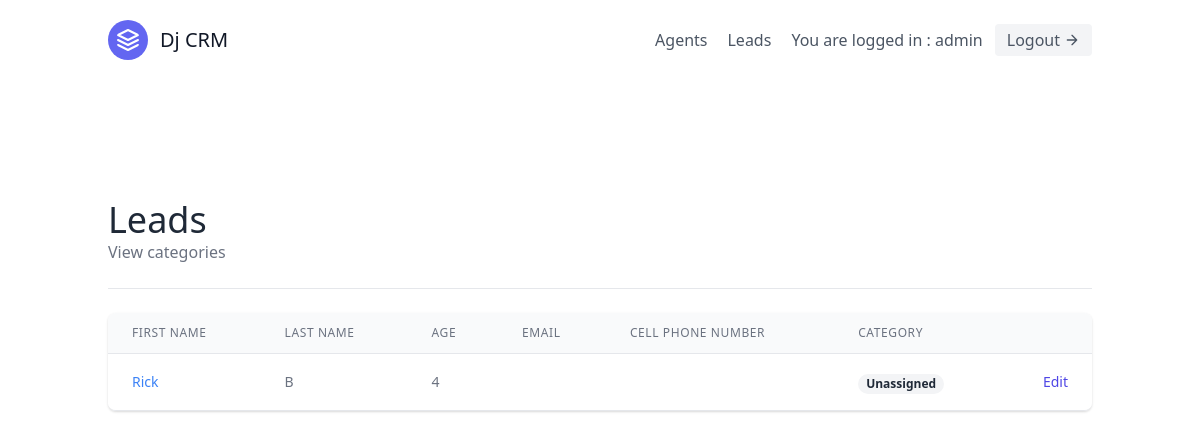
Before: /leads/ (signed in) with the older database file.
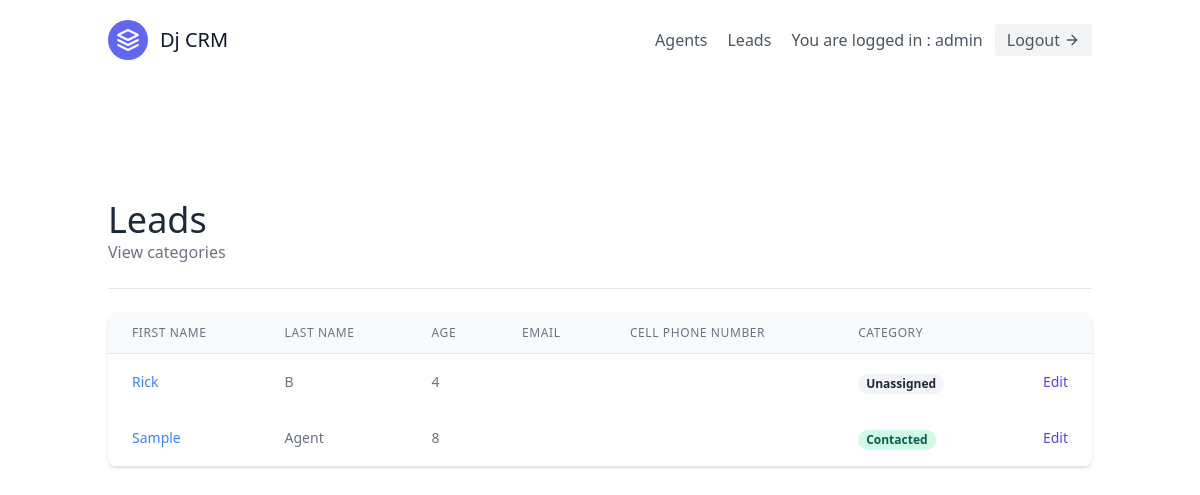
After: the same page with the newer database file.
### leads/models.py (models this page shows, shortened)
class Lead(models.Model):
    first_name = models.CharField(max_length=50)
    last_name = models.CharField(max_length=50)
    age = models.IntegerField(default=0)
    phoned = models.BooleanField(default=False)
    organisation = models.ForeignKey(UserProfile,on_delete=models.CASCADE)
    agent = models.ForeignKey("Agent",on_delete=models.CASCADE) #CASCADE means if agnent is deleted then the Lead will also get deleted
    category = models.ForeignKey("Category",related_name = "leads", null=True, blank=True, on_delete=models.SET_NULL)
    description = models.TextField()
    date_added = models.DateTimeField(auto_now_add=True)
    phone_number = models.CharField(max_length=20)
    email = models.EmailField()

class Category(models.Model):
    name = models.CharField(max_length=30)
    organisation = models.ForeignKey(UserProfile,null=True,blank=True,on_delete=models.CASCADE)

### leads/views.py (the view)
# urls.py: path('',LeadListView.as_view()),
class LeadListView(mixins.LoginRequiredMixin,generic.ListView):
    template_name = "leadlist.html"
    context_object_name = 'leads'
    def get_queryset(self):
        user = self.request.user
        if user.is_organiser:
            queryset = Lead.objects.filter(organisation=user.userprofile,agent__isnull=False)
        else:
            queryset = Lead.objects.filter(organisation=user.agent.organisation,agent__isnull=False)
            queryset = queryset.filter(agent__user=user)
        return queryset
    def get_context_data(self, **kwargs):
        context = super(LeadListView,self).get_context_data(**kwargs)
        user = self.request.user
        if user.is_organiser:
            queryset = Lead.objects.filter(organisation=user.userprofile,agent__isnull=True)
            context.update({
                "unassigned_leads":queryset
            })
        return context

### templates/leadlist.html (shortened to what the changed rows need)
{% extends "base.html" %}
{% block content %}
<section class="text-gray-700 body-font">
    <div class="container px-5 py-24 mx-auto flex flex-wrap">
        <div class="w-full mb-6 py-6 flex justify-between items-center border-b border-gray-200">
            <div>
                <h1 class="text-4xl text-gray-800">Leads</h1>
            </div>
        </div>
        <div class="flex flex-col w-full">
            <div class="-my-2 overflow-x-auto sm:-mx-6 lg:-mx-8">
            <div class="py-2 align-middle inline-block min-w-full sm:px-6 lg:px-8">
                <div class="shadow overflow-hidden border-b border-gray-200 sm:rounded-lg">
                <table class="min-w-full divide-y divide-gray-200">
                    <thead class="bg-gray-50">
                        <tr>
                            <th scope="col" class="px-6 py-3 text-left text-xs font-medium text-gray-500 uppercase tracking-wider">
                            First Name
                            </th>
                            <th scope="col" class="px-6 py-3 text-left text-xs font-medium text-gray-500 uppercase tracking-wider">
                            Last Name
                            </th>
                            <th scope="col" class="px-6 py-3 text-left text-xs font-medium text-gray-500 uppercase tracking-wider">
                            Age
                            </th>
                            <th scope="col" class="px-6 py-3 text-left text-xs font-medium text-gray-500 uppercase tracking-wider">
                            Email
                            </th>
                            <th scope="col" class="px-6 py-3 text-left text-xs font-medium text-gray-500 uppercase tracking-wider">
                            Cell Phone Number
                            </th>
                            <th scope="col" class="px-6 py-3 text-left text-xs font-medium text-gray-500 uppercase tracking-wider">
                            Category
                            </th>
                            <th scope="col" class="relative px-6 py-3">
                            </th>
                        </tr>
                    </thead>
                    <tbody>
                        {% for lead in leads %}
                            <tr class="bg-white">
                                <td class="px-6 py-4 whitespace-nowrap text-sm font-medium text-gray-900">
                                    <a class="text-blue-500 hover:text-blue-800" href="/leads/{{lead.pk}}/">{{ lead.first_name }}</a>
                                </td>
                                <td class="px-6 py-4 whitespace-nowrap text-sm text-gray-500">
                                    {{ lead.last_name }}
                                </td>
                                <td class="px-6 py-4 whitespace-nowrap text-sm text-gray-500">
                                    {{ lead.age }}
                                </td>
                                <td class="px-6 py-4 whitespace-nowrap text-sm text-gray-500">
                                </td>
                                <td class="px-6 py-4 whitespace-nowrap text-sm text-gray-500">
                                </td>
                                <td class="px-6 py-4 whitespace-nowrap">
                                    {% if lead.category %}
                                        <span class="px-2 inline-flex text-xs leading-5 font-semibold rounded-full bg-green-100 text-green-800">
                                            {{ lead.category.name }}
                                        </span>
                                    {% else %}
                                        <span class="px-2 inline-flex text-xs leading-5 font-semibold rounded-full bg-gray-100 text-gray-800">
                                            Unassigned
                                        </span>
                                    {% endif %}
                                </td>
                                <td class="px-6 py-4 whitespace-nowrap text-right text-sm font-medium">
                                    <a href="/leads/{{ lead.pk }}/update" class="text-indigo-600 hover:text-indigo-900">
                                        Edit
                                    </a>
                                </td>
                            </tr>
                        {% empty %}
                        <p>There are currently no leads</p>
                        {% endfor %}
                    </tbody>
                </table>
                </div>
            </div>
            </div>
        </div>
    </div>
</section>
{% endblock content %}

Changed rows visible on the page:
added Lead: first_name "Sample", last_name "Agent", age "8", category.name "Contacted"
